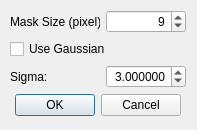
<?xml version="1.0" encoding="UTF-8"?>
<ui version="4.0">
 <class>DialogBlur</class>
 <widget class="QDialog" name="DialogBlur">
  <property name="geometry">
   <rect>
    <x>0</x>
    <y>0</y>
    <width>197</width>
    <height>130</height>
   </rect>
  </property>
  <property name="windowTitle">
   <string>Blur Properties</string>
  </property>
  <property name="windowIcon">
   <iconset resource="../../resources/icon.qrc">
    <normaloff>:/icon/simpleProcessing.ico</normaloff>:/icon/simpleProcessing.ico</iconset>
  </property>
  <widget class="QWidget" name="layoutWidget">
   <property name="geometry">
    <rect>
     <x>10</x>
     <y>10</y>
     <width>176</width>
     <height>107</height>
    </rect>
   </property>
   <layout class="QVBoxLayout" name="verticalLayout_3">
    <item>
     <layout class="QVBoxLayout" name="verticalLayout">
      <item>
       <layout class="QHBoxLayout" name="horizontalLayout">
        <item>
         <widget class="QLabel" name="label">
          <property name="text">
           <string>Mask Size (pixel):</string>
          </property>
         </widget>
        </item>
        <item>
         <widget class="QSpinBox" name="spinBox_maskSize">
          <property name="minimumSize">
           <size>
            <width>80</width>
            <height>0</height>
           </size>
          </property>
          <property name="maximumSize">
           <size>
            <width>80</width>
            <height>16777215</height>
           </size>
          </property>
          <property name="alignment">
           <set>Qt::AlignRight|Qt::AlignTrailing|Qt::AlignVCenter</set>
          </property>
          <property name="minimum">
           <number>3</number>
          </property>
          <property name="maximum">
           <number>20</number>
          </property>
          <property name="singleStep">
           <number>2</number>
          </property>
          <property name="value">
           <number>9</number>
          </property>
         </widget>
        </item>
       </layout>
      </item>
      <item>
       <layout class="QVBoxLayout" name="verticalLayout_2">
        <item>
         <widget class="QCheckBox" name="checkBox_useGaussian">
          <property name="text">
           <string>Use Gaussian</string>
          </property>
         </widget>
        </item>
        <item>
         <layout class="QHBoxLayout" name="horizontalLayout_2">
          <item>
           <widget class="QLabel" name="label_2">
            <property name="text">
             <string>Sigma: </string>
            </property>
           </widget>
          </item>
          <item>
           <widget class="QDoubleSpinBox" name="doubleSpinBox_gaussianSigma">
            <property name="minimumSize">
             <size>
              <width>80</width>
              <height>0</height>
             </size>
            </property>
            <property name="maximumSize">
             <size>
              <width>80</width>
              <height>16777215</height>
             </size>
            </property>
            <property name="frame">
             <bool>true</bool>
            </property>
            <property name="alignment">
             <set>Qt::AlignRight|Qt::AlignTrailing|Qt::AlignVCenter</set>
            </property>
            <property name="decimals">
             <number>6</number>
            </property>
            <property name="minimum">
             <double>2.000000000000000</double>
            </property>
            <property name="maximum">
             <double>100.000000000000000</double>
            </property>
            <property name="value">
             <double>3.000000000000000</double>
            </property>
           </widget>
          </item>
         </layout>
        </item>
       </layout>
      </item>
     </layout>
    </item>
    <item>
     <widget class="QDialogButtonBox" name="buttonBox">
      <property name="orientation">
       <enum>Qt::Horizontal</enum>
      </property>
      <property name="standardButtons">
       <set>QDialogButtonBox::Cancel|QDialogButtonBox::Ok</set>
      </property>
      <property name="centerButtons">
       <bool>true</bool>
      </property>
     </widget>
    </item>
   </layout>
  </widget>
 </widget>
 <resources>
  <include location="../../resources/icon.qrc"/>
 </resources>
 <connections>
  <connection>
   <sender>buttonBox</sender>
   <signal>accepted()</signal>
   <receiver>DialogBlur</receiver>
   <slot>accept()</slot>
   <hints>
    <hint type="sourcelabel">
     <x>248</x>
     <y>254</y>
    </hint>
    <hint type="destinationlabel">
     <x>157</x>
     <y>274</y>
    </hint>
   </hints>
  </connection>
  <connection>
   <sender>buttonBox</sender>
   <signal>rejected()</signal>
   <receiver>DialogBlur</receiver>
   <slot>reject()</slot>
   <hints>
    <hint type="sourcelabel">
     <x>316</x>
     <y>260</y>
    </hint>
    <hint type="destinationlabel">
     <x>286</x>
     <y>274</y>
    </hint>
   </hints>
  </connection>
 </connections>
</ui>
